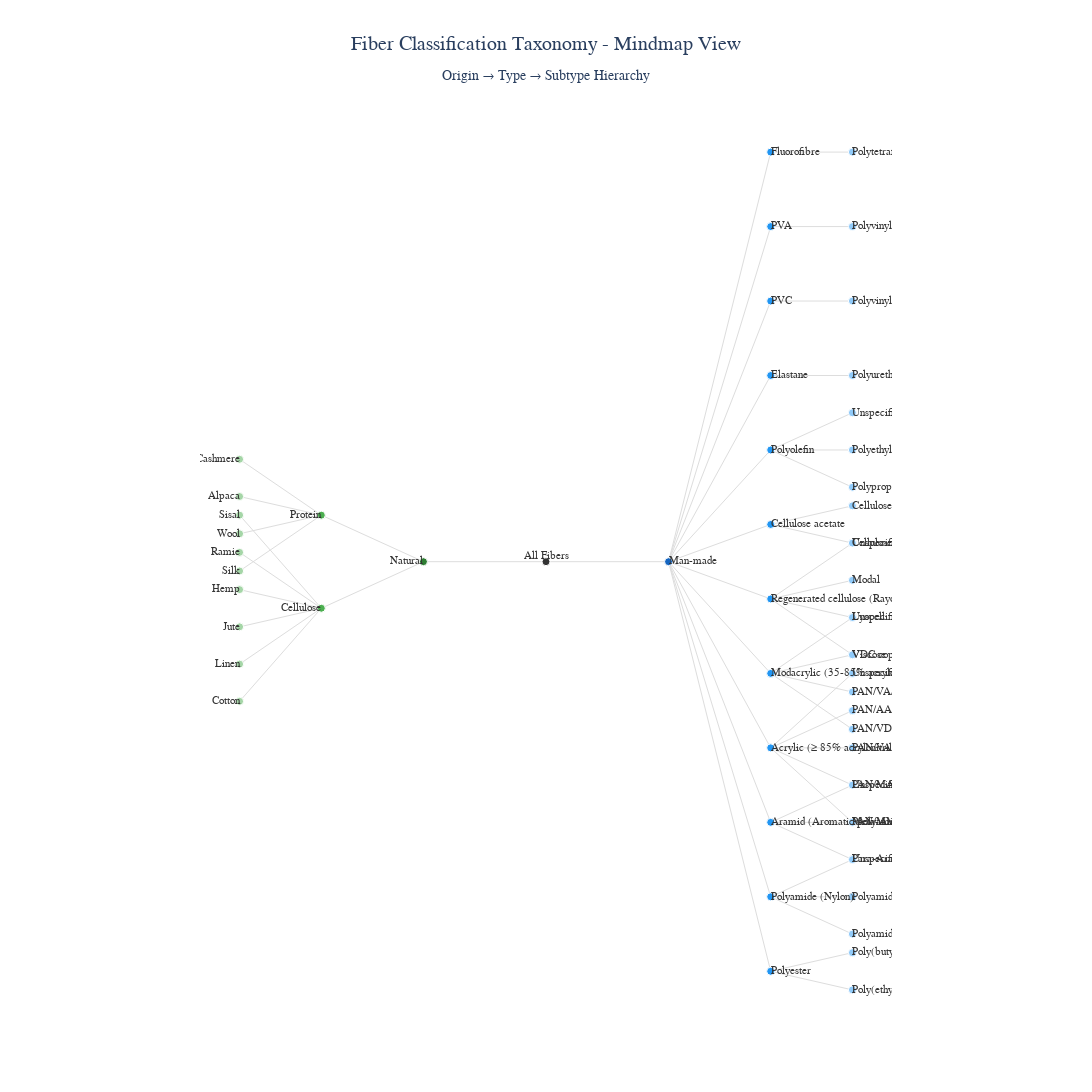

The code cell stored with this chart in its notebook:
### Code cell
print("Creating fiber classification taxonomy mindmap...")
print("=" * 80)

import plotly.io as pio
pio.renderers.default = 'vscode'
import plotly.graph_objects as go

# Create a network-style mindmap using plotly graph
# Build node positions and connections

# Assign hierarchy levels for layout
hierarchy_df['level'] = 0
for idx, row in hierarchy_df.iterrows():
    if row['parents'] == '':
        hierarchy_df.at[idx, 'level'] = 0
    elif row['parents'] == 'All Fibers':
        hierarchy_df.at[idx, 'level'] = 1
    elif row['parents'] in ['Natural', 'Man-made']:
        hierarchy_df.at[idx, 'level'] = 2
    else:
        hierarchy_df.at[idx, 'level'] = 3

# Calculate positions for mindmap layout
import numpy as np

# Get nodes by level
level_0 = hierarchy_df[hierarchy_df['level'] == 0]  # Root
level_1 = hierarchy_df[hierarchy_df['level'] == 1]  # Origins
level_2 = hierarchy_df[hierarchy_df['level'] == 2]  # Types
level_3 = hierarchy_df[hierarchy_df['level'] == 3]  # Subtypes

# Create positions
node_x = []
node_y = []
node_labels = []
node_colors = []

# Root at center
node_x.append(0)
node_y.append(0)
node_labels.append(level_0.iloc[0]['labels'])
node_colors.append('#333333')

# Origins: left (Natural) and right (Man-made)
natural_idx = None
manmade_idx = None
for idx, row in level_1.iterrows():
    if row['labels'] == 'Natural':
        node_x.append(-3)
        node_y.append(0)
        natural_idx = len(node_x) - 1
        node_colors.append('#2E7D32')
    else:  # Man-made
        node_x.append(3)
        node_y.append(0)
        manmade_idx = len(node_x) - 1
        node_colors.append('#1565C0')
    node_labels.append(row['labels'])

# Types under Natural (left side)
natural_types = level_2[level_2['parents'] == 'Natural']
n_nat_types = len(natural_types)
for i, (idx, row) in enumerate(natural_types.iterrows()):
    y_pos = (i - (n_nat_types-1)/2) * 1.5
    node_x.append(-5.5)
    node_y.append(y_pos)
    node_labels.append(row['labels'])
    node_colors.append('#4CAF50')

# Types under Man-made (right side)
manmade_types = level_2[level_2['parents'] == 'Man-made']
n_mm_types = len(manmade_types)
for i, (idx, row) in enumerate(manmade_types.iterrows()):
    y_pos = (i - (n_mm_types-1)/2) * 1.2
    node_x.append(5.5)
    node_y.append(y_pos)
    node_labels.append(row['labels'])
    node_colors.append('#2196F3')

# Subtypes (outer ring)
for parent_label in level_2['labels']:
    subtypes = level_3[level_3['parents'] == parent_label]
    n_subtypes = len(subtypes)
    
    # Find parent position
    parent_idx = node_labels.index(parent_label)
    parent_x = node_x[parent_idx]
    parent_y = node_y[parent_idx]
    
    # Determine if Natural or Man-made branch
    is_natural = parent_x < 0
    
    for i, (idx, row) in enumerate(subtypes.iterrows()):
        # Spread subtypes around parent
        x_offset = -7.5 if is_natural else 7.5
        y_offset = parent_y + (i - (n_subtypes-1)/2) * 0.6
        
        node_x.append(x_offset)
        node_y.append(y_offset)
        node_labels.append(row['labels'])
        node_colors.append('#A5D6A7' if is_natural else '#90CAF9')

# Create edges
edge_x = []
edge_y = []

for idx, row in hierarchy_df.iterrows():
    if row['parents'] != '':
        # Find parent and child indices
        child_label = row['labels']
        parent_label = row['parents']
        
        child_idx = node_labels.index(child_label)
        parent_idx = node_labels.index(parent_label)
        
        # Add edge
        edge_x.extend([node_x[parent_idx], node_x[child_idx], None])
        edge_y.extend([node_y[parent_idx], node_y[child_idx], None])

# Create figure
fig_taxonomy = go.Figure()

# Add edges
fig_taxonomy.add_trace(go.Scatter(
    x=edge_x, y=edge_y,
    mode='lines',
    line=dict(color='#DDDDDD', width=1),
    hoverinfo='none',
    showlegend=False
))

# Add small marker nodes (just for connection points)
fig_taxonomy.add_trace(go.Scatter(
    x=node_x, y=node_y,
    mode='markers',
    marker=dict(
        size=8,
        color=node_colors,
        line=dict(color='white', width=1)
    ),
    hoverinfo='none',
    showlegend=False
))

# Add text labels OUTSIDE the markers for better readability
# Determine text position based on location
text_positions = []
for i, x in enumerate(node_x):
    if i == 0:  # Root
        text_positions.append('top center')
    elif x < -6:  # Far left (subtypes)
        text_positions.append('middle left')
    elif x > 6:  # Far right (subtypes)
        text_positions.append('middle right')
    elif x < 0:  # Left side (Natural)
        text_positions.append('middle left')
    else:  # Right side (Man-made)
        text_positions.append('middle right')

fig_taxonomy.add_trace(go.Scatter(
    x=node_x, y=node_y,
    mode='text',
    text=node_labels,
    textposition=text_positions,
    textfont=dict(size=11, family='Arial', color='#333333'),
    hovertemplate='<b>%{text}</b><extra></extra>',
    showlegend=False
))

fig_taxonomy.update_layout(
    title={
        'text': 'Fiber Classification Taxonomy - Mindmap View<br><sub>Origin → Type → Subtype Hierarchy</sub>',
        'x': 0.5,
        'xanchor': 'center',
        'font': {'size': 20, 'family': 'Arial Black'}
    },
    showlegend=False,
    hovermode='closest',
    width=1800,
    height=1400,
    margin=dict(t=100, l=200, r=200, b=50),
    paper_bgcolor='white',
    plot_bgcolor='white',
    xaxis=dict(showgrid=False, zeroline=False, showticklabels=False),
    yaxis=dict(showgrid=False, zeroline=False, showticklabels=False)
)

fig_taxonomy.show()

print(f"\nTaxonomy mindmap created successfully!")
print(f"Total categories: {len(hierarchy_df)}")
print(f"  - Origin level: 2")
print(f"  - Type level: {len(hierarchy_df[hierarchy_df['parents'].isin(['Natural', 'Man-made'])])}")
print(f"  - Subtype level: {len(hierarchy_df) - 1 - 2 - len(hierarchy_df[hierarchy_df['parents'].isin(['Natural', 'Man-made'])])}")

### Figure 1 — Plotly figure (JSON) as saved in the notebook; plotly's stock layout.template omitted (floating-point values rounded to 4 significant figures; data arrays with more than 128 entries replaced by an {"elided": "..."} marker saying what was removed)
{"data": [{"hoverinfo": "none", "line": {"color": "#DDDDDD", "width": 1}, "mode": "lines", "showlegend": false, "type": "scatter", "x": {"elided": "168 float values"}, "y": {"elided": "168 float values"}}, {"hoverinfo": "none", "marker": {"color": ["#333333", "#2E7D32", "#1565C0", "#4CAF50", "#4CAF50", "#2196F3", "#2196F3", "#2196F3", "#2196F3", "#2196F3", "#2196F3", "#2196F3", "#2196F3", "#2196F3", "#2196F3", "#2196F3", "#2196F3", "#A5D6A7", "#A5D6A7", "#A5D6A7", "#A5D6A7", "#A5D6A7", "#A5D6A7", "#A5D6A7", "#A5D6A7", "#A5D6A7", "#A5D6A7", "#90CAF9", "#90CAF9", "#90CAF9", "#90CAF9", "#90CAF9", "#90CAF9", "#90CAF9", "#90CAF9", "#90CAF9", "#90CAF9", "#90CAF9", "#90CAF9", "#90CAF9", "#90CAF9", "#90CAF9", "#90CAF9", "#90CAF9", "#90CAF9", "#90CAF9", "#90CAF9", "#90CAF9", "#90CAF9", "#90CAF9", "#90CAF9", "#90CAF9", "#90CAF9", "#90CAF9", "#90CAF9", "#90CAF9", "#90CAF9"], "line": {"color": "white", "width": 1}, "size": 8}, "mode": "markers", "showlegend": false, "type": "scatter", "x": [0, -3, 3, -5.5, -5.5, 5.5, 5.5, 5.5, 5.5, 5.5, 5.5, 5.5, 5.5, 5.5, 5.5, 5.5, 5.5, -7.5, -7.5, -7.5, -7.5, -7.5, -7.5, -7.5, -7.5, -7.5, -7.5, 7.5, 7.5, 7.5, 7.5, 7.5, 7.5, 7.5, 7.5, 7.5, 7.5, 7.5, 7.5, 7.5, 7.5, 7.5, 7.5, 7.5, 7.5, 7.5, 7.5, 7.5, 7.5, 7.5, 7.5, 7.5, 7.5, 7.5, 7.5, 7.5, 7.5], "y": [0, 0, 0, -0.75, 0.75, -6.6, -5.4, -4.2, -3, -1.8, -0.6, 0.6, 1.8, 3, 4.2, 5.4, 6.6, -2.25, -1.65, -1.05, -0.45, 0.15, 0.75, -0.15, 0.45, 1.05, 1.65, -6.9, -6.3, -6.0, -5.4, -4.8, -4.8, -4.2, -3.6, -4.2, -3.6, -3, -2.4, -1.8, -2.7, -2.1, -1.5, -0.9, -1.5, -0.9, -0.3, 0.3, 0.3, 0.9, 1.2, 1.8, 2.4, 3, 4.2, 5.4, 6.6]}, {"hovertemplate": "<b>%{text}</b><extra></extra>", "mode": "text", "showlegend": false, "text": ["All Fibers", "Natural", "Man-made", "Cellulose", "Protein", "Polyester", "Polyamide (Nylon)", "Aramid (Aromatic polyamide)", "Acrylic (≥ 85% acrylonitrile)", "Modacrylic (35-85% acrylonitrile)", "Regenerated cellulose (Rayon)", "Cellulose acetate", "Polyolefin", "Elastane", "PVC", "PVA", "Fluorofibre", "Cotton", "Linen", "Jute", "Hemp", "Ramie", "Sisal", "Silk", "Wool", "Alpaca", "Cashmere", "Poly(ethylene terephthalate) (PET)", "Poly(butylene terephthalate) (PBT)", "Polyamide 6 (PA 6)", "Polyamide 6,6 (PA 66)", "Unspecified polyamide", "Para-Aramid (Poly para-phenylene terephthalamide/Kevlar®)", "Meta-Aramid (Poly meta-phenylene isophthalamide/Nomex®)", "Unspecified aramid", "PAN/MMA copolymer", "PAN/MA copolymer", "PAN/VA copolymer", "PAN/AA copolymer", "Unspecified PAN (acrylic)", "PAN/VDC copolymer", "PAN/VA/VC copolymer", "VDC copolymer", "Unspecified PAN (modacrylic)", "Viscose", "Lyocell", "Modal", "Unspecified rayon", "Cellulose diacetate (secondary acetate)", "Cellulose triacetate", "Polypropylene (PP)", "Polyethylene (PE)", "Unspecified polyolefin", "Polyurethane (PU)", "Polyvinyl Chloride (PVC)", "Polyvinyl alcohol (PVA)", "Polytetrafluoroethylene (PTFE/Teflon®)"], "textfont": {"color": "#333333", "family": "Arial", "size": 11}, "textposition": ["top center", "middle left", "middle right", "middle left", "middle left", "middle right", "middle right", "middle right", "middle right", "middle right", "middle right", "middle right", "middle right", "middle right", "middle right", "middle right", "middle right", "middle left", "middle left", "middle left", "middle left", "middle left", "middle left", "middle left", "middle left", "middle left", "middle left", "middle right", "middle right", "middle right", "middle right", "middle right", "middle right", "middle right", "middle right", "middle right", "middle right", "middle right", "middle right", "middle right", "middle right", "middle right", "middle right", "middle right", "middle right", "middle right", "middle right", "middle right", "middle right", "middle right", "middle right", "middle right", "middle right", "middle right", "middle right", "middle right", "middle right"], "type": "scatter", "x": [0, -3, 3, -5.5, -5.5, 5.5, 5.5, 5.5, 5.5, 5.5, 5.5, 5.5, 5.5, 5.5, 5.5, 5.5, 5.5, -7.5, -7.5, -7.5, -7.5, -7.5, -7.5, -7.5, -7.5, -7.5, -7.5, 7.5, 7.5, 7.5, 7.5, 7.5, 7.5, 7.5, 7.5, 7.5, 7.5, 7.5, 7.5, 7.5, 7.5, 7.5, 7.5, 7.5, 7.5, 7.5, 7.5, 7.5, 7.5, 7.5, 7.5, 7.5, 7.5, 7.5, 7.5, 7.5, 7.5], "y": [0, 0, 0, -0.75, 0.75, -6.6, -5.4, -4.2, -3, -1.8, -0.6, 0.6, 1.8, 3, 4.2, 5.4, 6.6, -2.25, -1.65, -1.05, -0.45, 0.15, 0.75, -0.15, 0.45, 1.05, 1.65, -6.9, -6.3, -6.0, -5.4, -4.8, -4.8, -4.2, -3.6, -4.2, -3.6, -3, -2.4, -1.8, -2.7, -2.1, -1.5, -0.9, -1.5, -0.9, -0.3, 0.3, 0.3, 0.9, 1.2, 1.8, 2.4, 3, 4.2, 5.4, 6.6]}], "layout": {"height": 1400, "hovermode": "closest", "margin": {"b": 50, "l": 200, "r": 200, "t": 100}, "paper_bgcolor": "white", "plot_bgcolor": "white", "showlegend": false, "title": {"font": {"family": "Arial Black", "size": 20}, "text": "Fiber Classification Taxonomy - Mindmap View<br><sub>Origin → Type → Subtype Hierarchy</sub>", "x": 0.5, "xanchor": "center"}, "width": 1800, "xaxis": {"showgrid": false, "showticklabels": false, "zeroline": false}, "yaxis": {"showgrid": false, "showticklabels": false, "zeroline": false}}}
